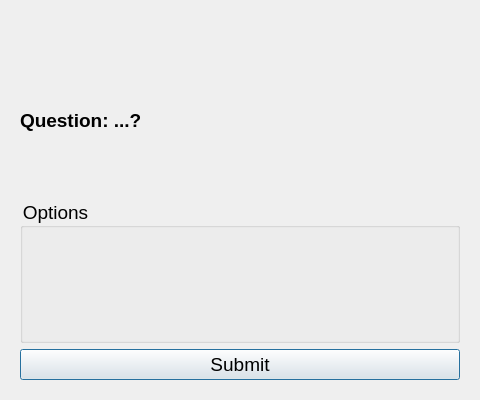
<?xml version="1.0" encoding="UTF-8"?>
<ui version="4.0">
 <class>QtMultipleChoiceQuestionDialog</class>
 <widget class="QDialog" name="QtMultipleChoiceQuestionDialog">
  <property name="geometry">
   <rect>
    <x>0</x>
    <y>0</y>
    <width>480</width>
    <height>400</height>
   </rect>
  </property>
  <property name="windowTitle">
   <string>Multiple choice question</string>
  </property>
  <property name="font">
   <font>
    <pointsize>14</pointsize>
   </font>
  </property>
  <property name="styleSheet">
   <string notr="true">* { font-size: 14pt; }
QLabel#label_correct { color: rgb(0, 128, 0); font-size: 32px; font-weight: bold; }
QLabel#label_incorrect { color: rgb(192, 0, 0); font-size: 32px; font-weight: bold; }
QLabel#label_question { font-weight: bold; }
QLabel#label_question_again { font-weight: bold; }</string>
  </property>
  <layout class="QVBoxLayout" name="verticalLayout">
   <item>
    <widget class="QLabel" name="image">
     <property name="cursor">
      <cursorShape>PointingHandCursor</cursorShape>
     </property>
     <property name="toolTip">
      <string>Click to enlarge</string>
     </property>
     <property name="alignment">
      <set>Qt::AlignCenter</set>
     </property>
    </widget>
   </item>
   <item>
    <widget class="QStackedWidget" name="stackedWidget">
     <property name="currentIndex">
      <number>0</number>
     </property>
     <widget class="QWidget" name="page_question">
      <layout class="QVBoxLayout" name="layout_question">
       <item>
        <widget class="QLabel" name="label_question">
         <property name="text">
          <string>Question: ...?</string>
         </property>
         <property name="wordWrap">
          <bool>true</bool>
         </property>
        </widget>
       </item>
       <item>
        <widget class="QGroupBox" name="group_options">
         <property name="title">
          <string>Options</string>
         </property>
         <layout class="QVBoxLayout" name="layout_options"/>
        </widget>
       </item>
       <item>
        <widget class="QPushButton" name="button_submit">
         <property name="text">
          <string>Submit</string>
         </property>
         <property name="default">
          <bool>true</bool>
         </property>
        </widget>
       </item>
      </layout>
     </widget>
     <widget class="QWidget" name="page_correct">
      <layout class="QVBoxLayout" name="layout_correct">
       <item>
        <widget class="QLabel" name="label_correct">
         <property name="text">
          <string>Correct</string>
         </property>
         <property name="alignment">
          <set>Qt::AlignCenter</set>
         </property>
        </widget>
       </item>
      </layout>
     </widget>
     <widget class="QWidget" name="page_incorrect">
      <layout class="QVBoxLayout" name="layout_incorrect">
       <item>
        <widget class="QLabel" name="label_incorrect">
         <property name="text">
          <string>Incorrect</string>
         </property>
         <property name="alignment">
          <set>Qt::AlignCenter</set>
         </property>
        </widget>
       </item>
       <item>
        <widget class="QLabel" name="label_question_again">
         <property name="text">
          <string>Question: ...?</string>
         </property>
         <property name="wordWrap">
          <bool>true</bool>
         </property>
        </widget>
       </item>
       <item>
        <widget class="QLabel" name="label_answer">
         <property name="text">
          <string>Correct answer: ...?</string>
         </property>
         <property name="wordWrap">
          <bool>true</bool>
         </property>
        </widget>
       </item>
      </layout>
     </widget>
    </widget>
   </item>
  </layout>
 </widget>
 <resources/>
 <connections/>
</ui>
